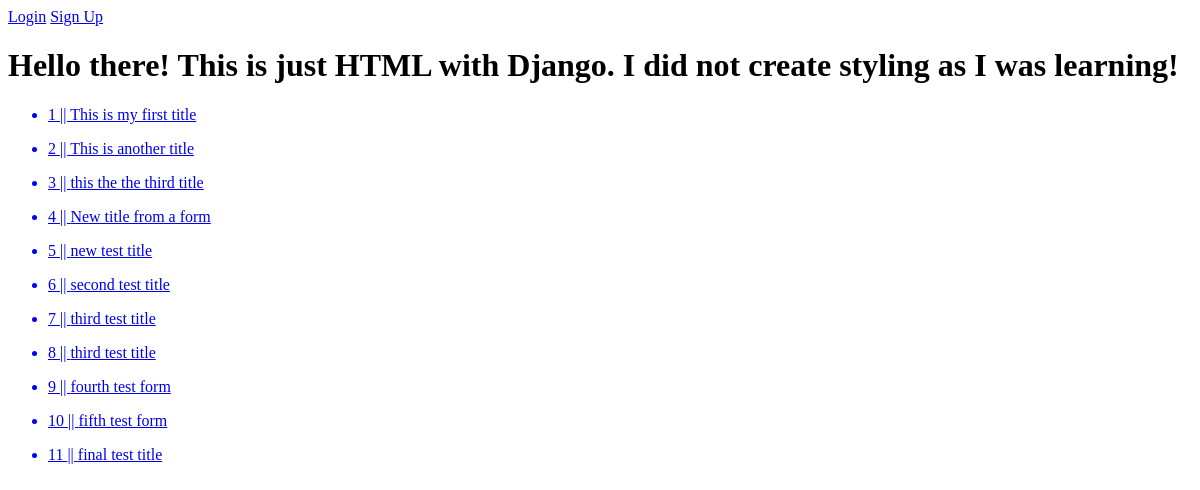
The app's page /, older data.
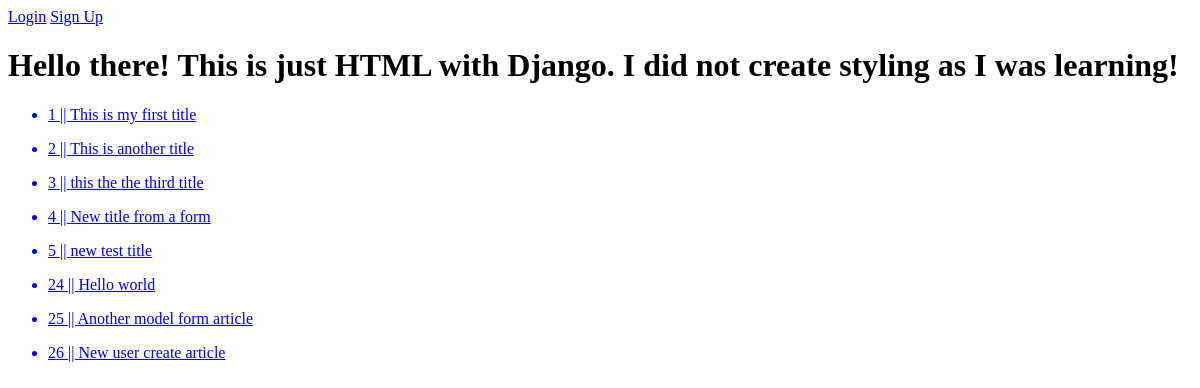
The same page, newer data.
### articles/models.py (models this page shows)
class Articles(models.Model):
    title = models.CharField(max_length=100)
    content = models.TextField()
    created_at = models.DateTimeField(auto_now_add=True) # default=django.utils.timezone.now
    updated_at = models.DateTimeField(auto_now=True)

### articles/views.py (the view)
# urls.py: path('', views.home_view, name='home-view'),
def home_view(request):
    article_obj = Articles.objects.all()
    context = {
        'articles': article_obj
    }
    return render(request, 'home-view.html', context)

### templates/home-view.html
{% extends 'base.html' %}
{% block content %}
    <h1>Hello there! This is just HTML with Django. I did not create styling as I was learning!</h1>
    {% for article in articles %}
        <ul>
            <a href="{% url 'article-by-id' id=article.id %}"><li>{{ article.id }} || {{ article.title }}</li></a>
        </ul>
    {% endfor %}
{% endblock content %}

### templates/base.html (shortened to what this page needs)
<!DOCTYPE html>
<html lang="en">
<head>
</head>
<body>
    <header>
        {% if request.user.is_authenticated %}
            <a href="{% url 'home-view' %}">Home</a>
            <a href="{% url 'create-article' %}">Create Article</a>
            <a href="{% url 'logout-user' %}">Logout</a>
        {% else %}
            <a href="{% url 'user-login' %}">Login</a>
            <a href="{% url 'user-register' %}">Sign Up</a>
        {% endif %}
    </header>
    {% block content %}
    {% endblock content %}
</body>
</html>

Row changes from the older to the newer data that the page shows:
removed Articles: id "6", title "second test title"
removed Articles: id "7", title "third test title"
removed Articles: id "8", title "third test title"
removed Articles: id "9", title "fourth test form"
removed Articles: id "10", title "fifth test form"
removed Articles: id "11", title "final test title"
added Articles: id "24", title "Hello world"
added Articles: id "25", title "Another model form article"
added Articles: id "26", title "New user create article"
